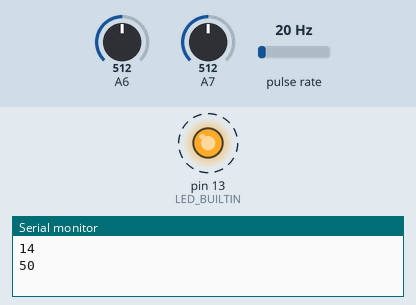
Bench run of a sketch on a simulated Arduino Nano, built with avr-gcc and run on an emulated ATmega328P. On the bench: output pins drawn as LEDs (lit = HIGH), the last lines printed to the serial monitor. Wiring (inferred from the names in the program): pulse sensor: data pin 2. Dashed ring = blinking. Inputs (shaded band) come from the test bench; at power-on: pulse rate 20 Hz, A6 = 512, A7 = 512. The local clock reads 2024-03-15 10:24:30 at power-on unless the sketch sets it.

Above: at 1.2 s.
1.3 s: pulse rate (sensor on pin 2) set to 96 Hz
At 3.0 s:
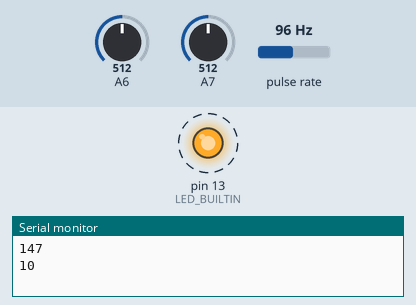
4.6 s: pulse rate (sensor on pin 2) set to 100 Hz
6.1 s: pulse rate (sensor on pin 2) set to 4 Hz
At 6.23 s:
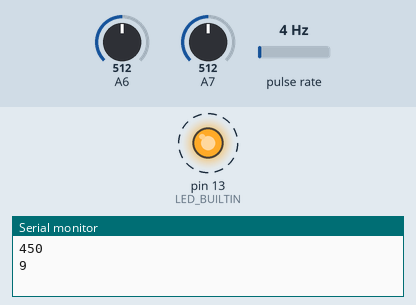
9.4 s: pulse rate (sensor on pin 2) set to 196 Hz
11.1 s: pulse rate (sensor on pin 2) set to 0 Hz
At 12.3 s:
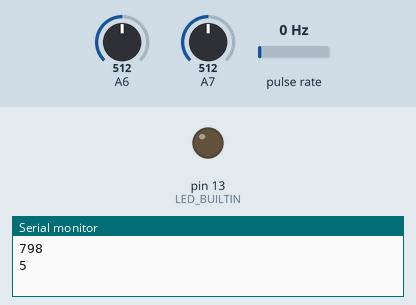
12.6 s: pulse rate (sensor on pin 2) set to 150 Hz
At 13.6 s:
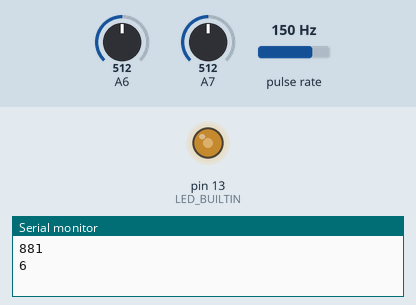
Timing chart, 0 to 15.1 s (numbered marks = the images above; inputs shaded):
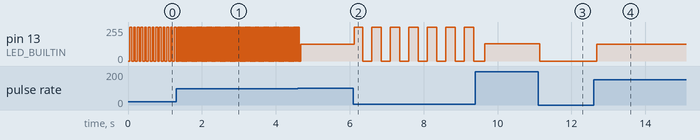

Measured:
- after the input at 1.3 s, pin 13 (LED_BUILTIN): alternates 255/255 for 0.01 s and 0/255 for 0.01 s, starting after 0.06 s
- after the input at 6.1 s, pin 13 (LED_BUILTIN): alternates 255/255 for 0.25 s and 0/255 for 0.25 s, starting at once
- after the input at 11.1 s, pin 13 (LED_BUILTIN): 130/255 → 0/255 at once
- after the input at 12.6 s, pin 13 (LED_BUILTIN): 0/255 → 127/255 after 0.08 s
- by itself, pin 13 (LED_BUILTIN): alternates 255/255 for 0.05 s and 0/255 for 0.05 s

The sketch:

bike.ino
```cpp
//    July 11, 2021

/*
  Pins
  hall        D2
  sw uart tx  D3
  sw uart rx  D4
  voltage     A6
  current     A7
  RTC SCL     A5
  RTC SDA     A4
*/

#include <stdio.h>
#include <stdlib.h>
#include <SoftwareSerial.h>
#include "RTClib.h"
#include <EEPROM.h>

#define R1 430 // voltage divider, 430k ohms
#define R2 47 // voltage divider, 47k ohms
#define GEAR_REDUCTION 9/33
#define M_PER_REV 25 * 2.54 / 100 * 3.14159 // diameter,to cm, to m, pi

// Prototypes
float get_voltage(void);
float get_current(void);
float fuel_guage(float);

// Global variables
volatile long int motor_revolutions = 0;
volatile long int previous_motor_revolutions = 0;  // to determine if the bike is moving
volatile int motor_speed;           // RPM
volatile float charge_used = 0;           // A_Hr
volatile int led_state;
volatile long int previous_time = 0;
unsigned long int previous_loop_time = 0;
volatile long int dt = 0;
unsigned long int loop_time = 0;

float discharge_curve[22] = {10.4, 0, 12.4, 9, 12.6, 14, 12.8, 17, 12.9, 20, 13.00, 30, 13.20, 40, 13.30, 70, 13.40, 90, 14.00, 100};

int bike_speed;                     // km/hr
float distance_traveled = 0;          // km
float distance_remaining;             // km
float charge_capacity = 10;           // A_Hr
float charge_remaining;               // A_Hr
float energy_used = 0;                // W_Hr
float energy_remaining;               // W_Hr
float soc_v;                          // %   state of charge (voltage)
float soc_c;                          // %   state of charge (counting coulombs)
float time_remaining;                 // hours
float efficiency;                     // W_HR/km
int i;
char string[30];

char buff[30];
float pi = 3.1425625;

SoftwareSerial mySerial(4, 3); // RX, TX

RTC_DS3231 rtc;

//-------------------------------------------------------------

void setup() {

  // configure devices
  pinMode(2, INPUT); // hall effect sensor
  pinMode(LED_BUILTIN, OUTPUT);
  pinMode(6, INPUT);
  pinMode(6, INPUT_PULLUP);

  mySerial.begin(9600);
  //  LCD_CLEAR

  //  lcd_clear();

  Serial.begin(9600);
  // Serial.print("serial ");

  attachInterrupt(digitalPinToInterrupt(2), hall_sensor_isr, RISING);

  // Determine remaining battery life based on voltage
//  charge_remaining = charge_capacity * fuel_guage(get_voltage() / 3) / 100;
//  charge_used = charge_capacity - charge_remaining;

  if (! rtc.begin()) {
    Serial.println("Couldn't find RTC");
    Serial.flush();
    abort();
  }

}

void loop() {

  float voltage = 0;           // A
  float current = 0;           // A
  float power = 0;             // A

  // LOOP TIME
  loop_time = millis() - previous_loop_time;
  previous_loop_time = millis();

  // BASIC ELECTRICAL
  voltage = get_voltage();                            // V
  current = get_current();                            // A
  power = voltage * current;                          // W

  // STATE OF CHARGE
  charge_used += current * loop_time / 1000 / 3600;   // amps * hours
  charge_remaining = charge_capacity - charge_used;   // A_Hr
  soc_c = charge_remaining * 100 / charge_capacity ;  // %
  soc_v = fuel_guage(voltage / 3);

  // OTHER
  //acceleration = speed * loop_time;

  DateTime now = rtc.now();

  time_remaining = charge_remaining / current;        // Hr
  efficiency = power / bike_speed;                    //  W_HR/km
  distance_remaining = bike_speed * time_remaining;   // km
  energy_remaining = voltage * charge_remaining;      // W_Hr
  energy_used = voltage * charge_used;                // W_Hr

  // DISPLAY
  mySerial.write(0x03); // lcd clear;

  // Floating point hacks
  int power_int = (int)power;
  int bike_speed_int = (int)bike_speed;
  int distance_traveled_int = (int)distance_traveled;
  int distance_traveled_low = (distance_traveled - (float)distance_traveled_int) * 10;
  int voltage_high = (int)voltage / 3;
  int voltage_low = (int)(((voltage / 3) - voltage_high) * 100) ;
  int soc_v_int = (int)soc_v;
  int soc_c_int = (int)soc_c;

  sprintf(string, "%2u    ", bike_speed_int);       send_string(string);

  dtostrf(distance_traveled, 4, 1, buff); mySerial.print(buff);

  int hour12 = now.hour(); if (hour12 > 12) hour12 -= 12;
  sprintf(string, "  %02u:%02u ", hour12, now.minute()); send_string(string);
  sprintf(string, "%4dW", power_int);     send_string(string);

  mySerial.write(0x0a); // 2nd line
  delay(2);

  mySerial.print(voltage/3, 2);
  sprintf(string, "  %3u%% %3u%%   ", soc_v_int, soc_c_int);     send_string(string);

  dtostrf(charge_used, 4, 1, buff); mySerial.print(buff);
 // sprintf(string, " %2u", (int)charge_remaining);     send_string(string);

  Serial.println(motor_speed);

   Serial.println(motor_revolutions);
  Serial.println(dt);
  Serial.println(" ");
  delay(500);
}


//-------------------------------------------------------------------------

float get_voltage(void) {

  float voltage;

  voltage = (float)analogRead(A6)  * 5 / 1023;
  return voltage / R2 * (R1 + R2);
}

//---------------------------------------------------------

// ACS750 current sensor, -50A to +50A
float get_current(void) {

#define OFFSET 2.5 // 2.5V indicates zero amps
#define AMPS_PER_VOLT 20

  float _voltage; // voltage from the sensor

  _voltage = (float)analogRead(A7) * 5 / 1023;
  return (_voltage - OFFSET) * AMPS_PER_VOLT;
}

//-----------------------------------------------------------------------

void move_cursor(char horiz, char vert)
{
  unsigned char aa;

  aa = horiz + 0x7F;
  if (vert != 1) {
    aa = aa + 0x40;
  }
  //  mySerial.write(0x03);
  //  mySerial.write(aa);
  //display(0x03);      // ^c makes the next byte an LCD command
  //display(aa);         // cursor position code

}

//-----------------------------------------------------------------------

float fuel_guage(float battery_voltage) {

  int i;

  for (i = 0; i < 22; i += 2) {
    if (battery_voltage <= discharge_curve[i] ) break;
  }
  return discharge_curve[i + 1];
}

//------------------------------------------------------

void send_string(char* string) {

  int n;

  for (n = 0; n < 25; n++) {
    if (string[n] == 0) return;
    mySerial.write(string[n]);
    delay(2);
  }
}

//=======================================================

void hall_sensor_isr(void) {

  previous_motor_revolutions = motor_revolutions;
  motor_revolutions++; // for odometer

  dt = millis() - previous_time;
  previous_time = millis();

  motor_speed = (float)(1000 * 60 / (dt)); // RPM
  if (motor_revolutions - previous_motor_revolutions < 2) bike_speed = 0;
  else bike_speed = (int)motor_speed * GEAR_REDUCTION * M_PER_REV * 60 / 1000; // km/hr

  distance_traveled = motor_revolutions * GEAR_REDUCTION * M_PER_REV / 1000; //  km

  if (led_state != 0) {
    led_state = 0;
    digitalWrite(LED_BUILTIN, LOW);   // turn the LED off (LOW is the voltage level)
  }
  else {
    led_state = 1;
    digitalWrite(LED_BUILTIN, HIGH);   // turn the LED on (HIGH is the voltage level)
  }

}
```
